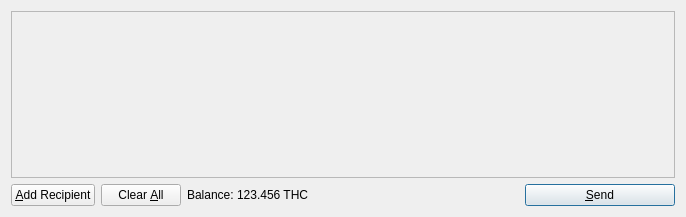
<?xml version="1.0" encoding="UTF-8"?>
<ui version="4.0">
 <class>SendCoinsDialog</class>
 <widget class="QDialog" name="SendCoinsDialog">
  <property name="geometry">
   <rect>
    <x>0</x>
    <y>0</y>
    <width>686</width>
    <height>217</height>
   </rect>
  </property>
  <property name="windowTitle">
   <string>Send Coins</string>
  </property>
  <layout class="QVBoxLayout" name="verticalLayout">
   <item>
    <widget class="QScrollArea" name="scrollArea">
     <property name="widgetResizable">
      <bool>true</bool>
     </property>
     <widget class="QWidget" name="scrollAreaWidgetContents">
      <property name="geometry">
       <rect>
        <x>0</x>
        <y>0</y>
        <width>666</width>
        <height>165</height>
       </rect>
      </property>
      <layout class="QVBoxLayout" name="verticalLayout_2">
       <property name="margin">
        <number>0</number>
       </property>
       <item>
        <layout class="QVBoxLayout" name="entries">
         <property name="spacing">
          <number>6</number>
         </property>
        </layout>
       </item>
       <item>
        <spacer name="verticalSpacer">
         <property name="orientation">
          <enum>Qt::Vertical</enum>
         </property>
         <property name="sizeHint" stdset="0">
          <size>
           <width>20</width>
           <height>40</height>
          </size>
         </property>
        </spacer>
       </item>
      </layout>
     </widget>
    </widget>
   </item>
   <item>
    <layout class="QHBoxLayout" name="horizontalLayout">
     <item>
      <widget class="QPushButton" name="addButton">
       <property name="toolTip">
        <string>Send to multiple recipients at once</string>
       </property>
       <property name="text">
        <string>&amp;Add Recipient</string>
       </property>
       <property name="icon">
        <iconset resource="../bitcoin.qrc">
         <normaloff>:/icons/add</normaloff>:/icons/add</iconset>
       </property>
       <property name="autoDefault">
        <bool>false</bool>
       </property>
      </widget>
     </item>
     <item>
      <widget class="QPushButton" name="clearButton">
       <property name="sizePolicy">
        <sizepolicy hsizetype="Minimum" vsizetype="Fixed">
         <horstretch>0</horstretch>
         <verstretch>0</verstretch>
        </sizepolicy>
       </property>
       <property name="toolTip">
        <string>Remove all transaction fields</string>
       </property>
       <property name="text">
        <string>Clear &amp;All</string>
       </property>
       <property name="icon">
        <iconset resource="../bitcoin.qrc">
         <normaloff>:/icons/remove</normaloff>:/icons/remove</iconset>
       </property>
       <property name="autoRepeatDelay">
        <number>300</number>
       </property>
       <property name="autoDefault">
        <bool>false</bool>
       </property>
      </widget>
     </item>
     <item>
      <layout class="QHBoxLayout" name="horizontalLayout_2">
       <property name="spacing">
        <number>3</number>
       </property>
       <item>
        <widget class="QLabel" name="label">
         <property name="text">
          <string>Balance:</string>
         </property>
        </widget>
       </item>
       <item>
        <widget class="QLabel" name="labelBalance">
         <property name="cursor">
          <cursorShape>IBeamCursor</cursorShape>
         </property>
         <property name="text">
          <string>123.456 THC</string>
         </property>
         <property name="textInteractionFlags">
          <set>Qt::LinksAccessibleByMouse|Qt::TextSelectableByKeyboard|Qt::TextSelectableByMouse</set>
         </property>
        </widget>
       </item>
      </layout>
     </item>
     <item>
      <spacer name="horizontalSpacer">
       <property name="orientation">
        <enum>Qt::Horizontal</enum>
       </property>
       <property name="sizeHint" stdset="0">
        <size>
         <width>40</width>
         <height>20</height>
        </size>
       </property>
      </spacer>
     </item>
     <item>
      <widget class="QPushButton" name="sendButton">
       <property name="minimumSize">
        <size>
         <width>150</width>
         <height>0</height>
        </size>
       </property>
       <property name="toolTip">
        <string>Confirm the send action</string>
       </property>
       <property name="text">
        <string>&amp;Send</string>
       </property>
       <property name="icon">
        <iconset resource="../bitcoin.qrc">
         <normaloff>:/icons/send</normaloff>:/icons/send</iconset>
       </property>
       <property name="default">
        <bool>true</bool>
       </property>
      </widget>
     </item>
    </layout>
   </item>
  </layout>
 </widget>
 <resources>
  <include location="../bitcoin.qrc"/>
 </resources>
 <connections/>
</ui>
